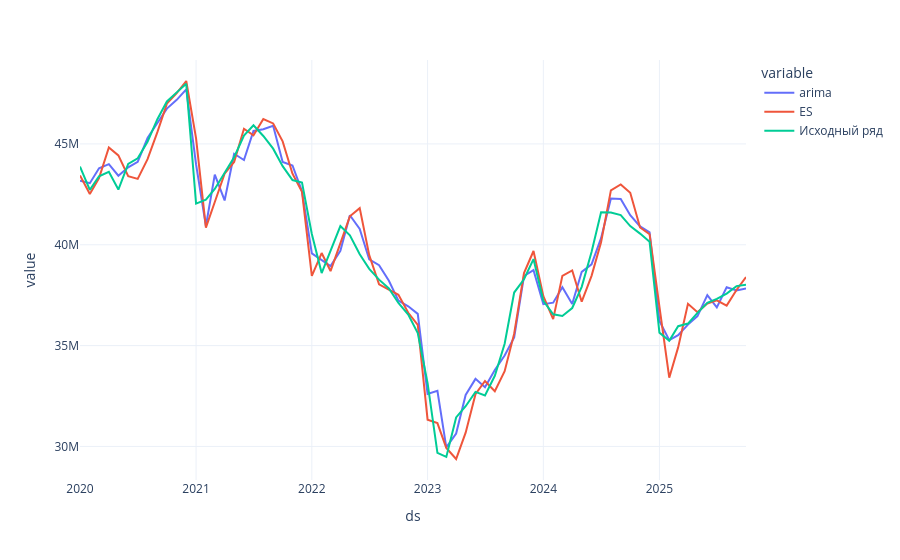

The code cell stored with this chart in its notebook:
### Code cell
px.line(train_data_melt[train_data_melt['variable'].isin(['arima', 'ES', 'Исходный ряд'])], x = 'ds', y = 'value',  color = 'variable', template = 'plotly_white')
